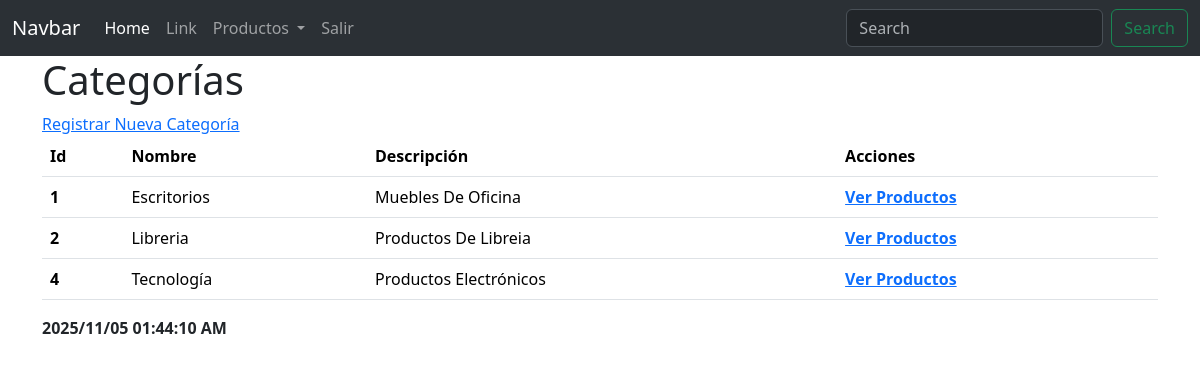
/ver_categorias/, run on the app's committed database.
### app/ecomerce/models.py (models this page shows)
class Categoria(models.Model):
    nombre = models.CharField(max_length=100)
    descripcion = models.TextField()
    def __str__(self):
        return self.nombre
    class Meta:
        verbose_name = "Categoría"
        verbose_name_plural = "Categorías"

### app/ecomerce/views.py (the view)
# urls.py: path('ver_categorias/', views.ver_categorias, name='ver_categorias'),
def ver_categorias(request):
    categorias = Categoria.objects.all()
    print(categorias)
    return render(request, 'ver_categorias.html', {'categorias': categorias})

### app/ecomerce/templates/ver_categorias.html
{% extends 'inicio.html' %}
{% block contenidos %}
<h1>Categorías</h1>
<a href="/nueva_categoria/">Registrar Nueva Categoría</a>
<table class="table">
    <thead>
        <tr>
            <th scope="col">Id</th>
            <th scope="col">Nombre</th>
            <th scope="col">Descripción</th>
            <th>Acciones</th>
        </tr>
    </thead>
    <tbody>
        {% for c in categorias %}
            <tr>
                <th scope="row">{{ c.id }}</th>
                <td>{{ c.nombre }}</td>
                <td>{{ c.descripcion|title }}</td>
                <th>
                    <a href="/filtrar_productos/{{ c.id }}/">Ver Productos</a>
                </th>
            </tr>
        {% endfor %}
    </tbody>
</table>
{% endblock contenidos %}

### data on the page
Categoria: id "1", nombre "Escritorios", descripcion "Muebles De Oficina"
Categoria: id "2", nombre "Libreria", descripcion "Productos De Libreia"
Categoria: id "4", nombre "Tecnología", descripcion "Productos Electrónicos"
